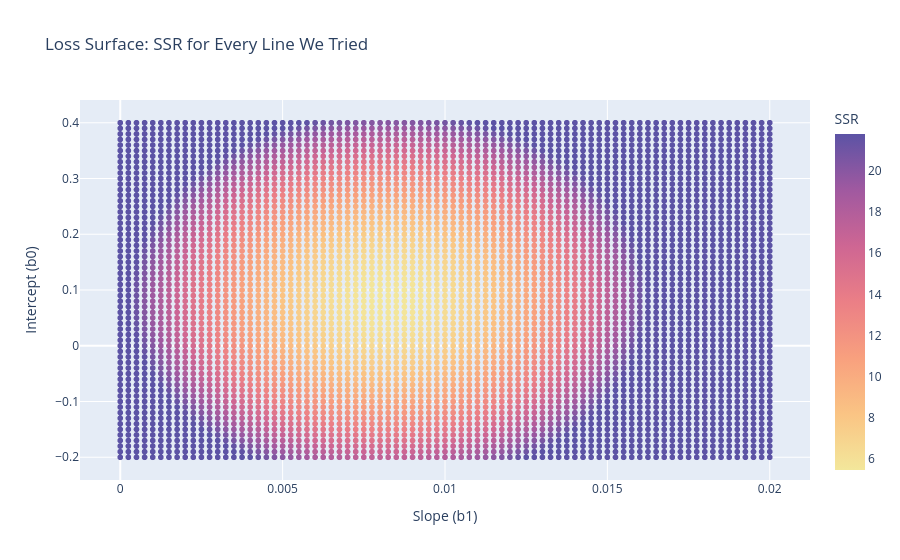

The code cell stored with this chart in its notebook:
### Markdown cell above
Two important observations:

* The **loss surface** has a single "valley" (see below). Moving away from the best $(b_0, b_1)$ in *any* direction makes the loss larger.
* **Different loss functions give (slightly) different best lines.** The least squares line and the least absolute error line are close, but not identical.

Let's visualize the loss over every pair of $(b_0, b_1)$ that we tried. Each dot is a different line, coloured by its SSR. The bright region at the centre is the valley where the SSR is smallest.

### Code cell
fig = px.scatter(search, x = "b1", y = "b0", color = "SSR",
                 title = "Loss Surface: SSR for Every Line We Tried",
                 labels = {"b1": "Slope (b1)", "b0": "Intercept (b0)"},
                 color_continuous_scale = "sunset",
                 range_color = [search["SSR"].min(), 4 * search["SSR"].min()],
                 height = 600)
fig

### Figure 1 — Plotly figure (JSON) as saved in the notebook; plotly's stock layout.template omitted (floating-point values rounded to 4 significant figures; data arrays with more than 128 entries replaced by an {"elided": "..."} marker saying what was removed)
{"data": [{"hovertemplate": "Slope (b1)=%{x}<br>Intercept (b0)=%{y}<br>SSR=%{marker.color}<extra></extra>", "legendgroup": "", "marker": {"color": {"elided": "4941 float values"}, "coloraxis": "coloraxis", "symbol": "circle"}, "mode": "markers", "name": "", "showlegend": false, "type": "scattergl", "x": {"elided": "4941 float values"}, "xaxis": "x", "y": {"elided": "4941 float values"}, "yaxis": "y"}], "layout": {"autosize": true, "coloraxis": {"cmax": 21.8, "cmin": 5.451, "colorbar": {"title": {"text": "SSR"}}, "colorscale": [[0, "rgb(243, 231, 155)"], [0.1667, "rgb(250, 196, 132)"], [0.3333, "rgb(248, 160, 126)"], [0.5, "rgb(235, 127, 134)"], [0.6667, "rgb(206, 102, 147)"], [0.8333, "rgb(160, 89, 160)"], [1, "rgb(92, 83, 165)"]]}, "legend": {"tracegroupgap": 0}, "title": {"text": "Loss Surface: SSR for Every Line We Tried"}, "xaxis": {"anchor": "y", "autorange": true, "domain": [0, 1], "range": [-0.001225, 0.02122], "title": {"text": "Slope (b1)"}, "type": "linear"}, "yaxis": {"anchor": "x", "autorange": true, "domain": [0, 1], "range": [-0.2401, 0.4401], "title": {"text": "Intercept (b0)"}, "type": "linear"}}}
